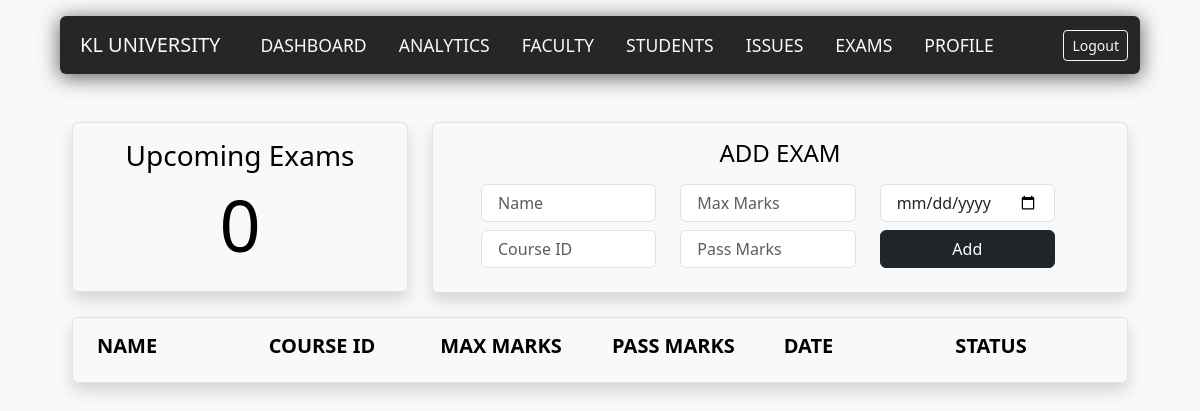
Before: /admin-exams (signed in) with the older database file.
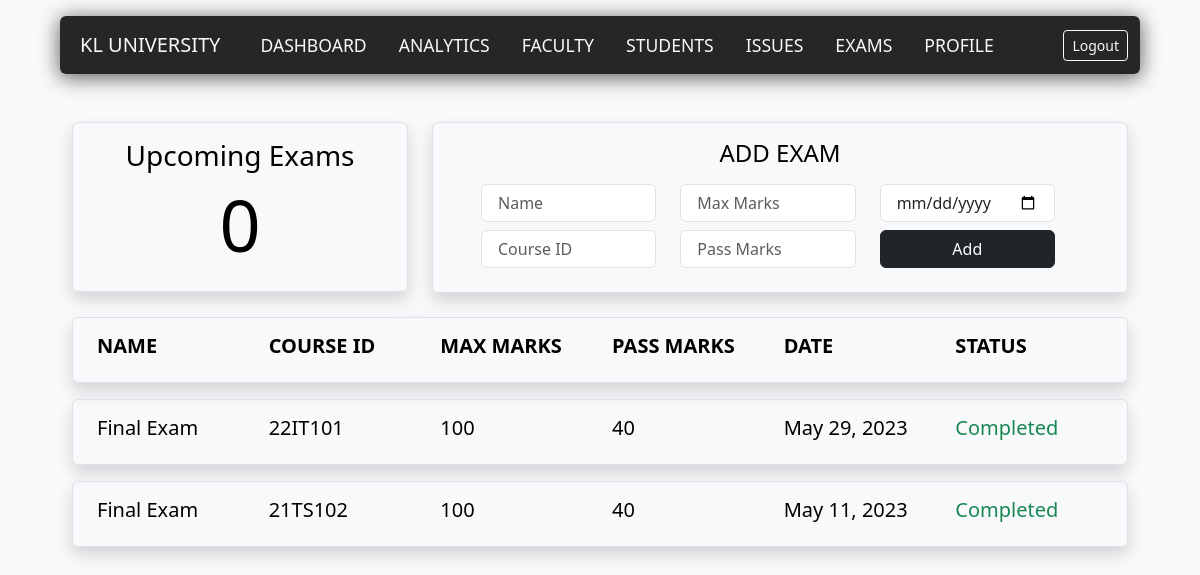
After: the same page with the newer database file.
### analytics/models.py (models this page shows)
class Exam(models.Model):
    admin_username = models.fields.CharField(max_length=50)
    name = models.CharField(max_length=100)
    course_id = models.fields.CharField(max_length=50)
    max_marks = models.IntegerField()
    pass_marks = models.IntegerField()
    date =  models.DateField()

### analytics/views.py (the view)
# urls.py: path('admin-exams',analyticsviews.admin_exams,name="admin-exams"),
def admin_exams(request):
    if request.method=='POST':
        data = request.POST
        newExam = Exam()
        newExam.admin_username = request.session['username']
        newExam.name = data['name']
        newExam.course_id = data['course_id']
        newExam.max_marks = data['max_marks']
        newExam.pass_marks = data['pass_marks']
        newExam.date = data['date']
        try:
            if str(newExam.date) < str(datetime.today())[:10]:
                raise Exception("Invalid Deadline")
            if request.session['username'] == "guestadmin":
                raise Exception("!Modification Of Guest Account Is Not Supported")
            newExam.save()
            examList = Exam.objects.filter(admin_username=request.session['username'])
            upcomingExamCount=0
            for exam in examList:
                if str(exam.date) < str(datetime.today())[:10]:
                    exam.status = "Completed"
                else:
                    exam.status = "Upcoming"
                    upcomingExamCount+=1
            examList = sorted(examList,key = lambda exam: exam.date,reverse=True)
            return render(request,'analytics/admin_exams.html',{"uni_name" : request.session['uni_name'],'examList' : examList,'upcomingExamCount':upcomingExamCount,'success':"Exam Added Successfully"})
        except Exception as e:
            e = str(e)
            error = "Something Went Wrong"
            if "Invalid Deadline" in e:
                error = "Invalid Deadline"
            if e[0] == '!':
                error = e[1:]
            examList = Exam.objects.filter(admin_username=request.session['username'])
            upcomingExamCount = 0
            for exam in examList:
                if str(exam.date) < str(datetime.today())[:10]:
                    exam.status = "Completed"
                else:
                    exam.status = "Upcoming"
                    upcomingExamCount+=1
            examList = sorted(examList,key = lambda exam: exam.date,reverse=True)
            return render(request,'analytics/admin_exams.html',{"uni_name" : request.session['uni_name'],'examList' : examList,'error':error,'upcomingExamCount':upcomingExamCount})
    elif request.session.has_key('user') and request.session['user'] == 'admin':
        examList = Exam.objects.filter(admin_username=request.session['username'])
        upcomingExamCount = 0
        for exam in examList:
            if str(exam.date) < str(datetime.today())[:10]:
                exam.status = "Completed"
            else:
                exam.status = "Upcoming"
                upcomingExamCount+=1
        examList = sorted(examList,key = lambda exam: exam.date,reverse=True)
        return render(request,'analytics/admin_exams.html',{"uni_name" : request.session['uni_name'],'examList' : examList,'upcomingExamCount':upcomingExamCount})
    else :
        return redirect('/login')

### analytics/templates/analytics/admin_exams.html (shortened to what this page needs)
{%extends "dash_base.html"%}
{%block content%}
<div class=" navbox container rounded mt-3">
<nav class="navbar navbar-expand-lg row">
  <div class="container-fluid">
    <a class="navbar-brand text-light col text-uppercase display-5 p-2" href="">{{uni_name}}</a>
    <div class="collapse navbar-collapse" id="navbarNavDropdown">
      <ul class="navbar-nav col">
        <li class="nav-item px-2">
          <a class="nav-link text-light text-uppercase"  href="/dashboard">Dashboard</a>
        </li>
        <li class="nav-item px-2">
          <a class="nav-link text-light text-uppercase" href="{% url 'admin-analytics' %}">Analytics</a>
        </li>
        <li class="nav-item px-2">
          <a class="nav-link text-light text-uppercase" href="{% url 'faculty' %}">Faculty</a>
        </li>
        <li class="nav-item px-2">
          <a class="nav-link text-light text-uppercase" href="{% url 'students' %}">Students</a>
        </li>
        <li class="nav-item px-2">
          <a class="nav-link text-light text-uppercase" href="{% url 'issues' %}">Issues</a>
        </li>
        <li class="nav-item px-2">
          <a class="nav-link text-light text-uppercase" href="{% url 'admin-exams' %}">Exams</a>
        </li>
        <li class="nav-item px-2">
            <a class="nav-link text-light text-uppercase" href="{% url 'admin-profile' %}">Profile</a>
        </li>
      </ul>
      <a class="btn btn-outline-light btn-sm " href="{%url 'logout'%}">
        Logout
      </a>
    </div>
  </div>
</nav>
</div>
<form action = "" method = "POST">
<div class="container mt-5">
    <div class="row ">
      <div class="col-4">
       <div class="p-3 border rounded shadow text-center">
        <div class=" row ">
          <h3 class="col fw-light">Upcoming Exams</h3>
        </div>
        <div class="row ">
          <h1 class=" col display-2">{{upcomingExamCount}}</h1>
        </div>
       </div>
      </div>
      <div class="col">
        <div class="px-5 border rounded shadow  ">
          <div class="row my-3 ">
            <h4 class="fw-light text-center text-uppercase">Add Exam</h4>
            <div class="row auto">
           <div class="col-4 mt-2 mb-2">
            <input class="form-control px-3 mb-2" type="text" placeholder="Name" name = "name"></input>
            <input class="form-control px-3" type="text" placeholder="Course ID" name = "course_id"></input>
           </div>
           <div class="col-4 mt-2">
            <input class="form-control px-3 mb-2" type="text" placeholder="Max Marks" name = "max_marks"></input>
            <input class="form-control   px-3" type="text" placeholder="Pass Marks" name = "pass_marks"></input>
           </div>
           <div class="col-4 mt-2">
            <input class="form-control px-3 mb-2" type="date" name = "date"></input>
            <button class="col-12 btn btn-dark " type="submit"> Add </button>
           </div>
        </div>
          </div>
        </div>
      </div>
    </div>
  </div>
  </form>
  <div class="container mt-4 mb-1">
    <div class="border rounded shadow px-4 py-3">
      <div class="row">
          <h5 class="col fw-bold text-uppercase"> Name</h5>
          <h5 class="col fw-bold text-uppercase"> Course ID</h5>
          <h5 class="col fw-bold text-uppercase"> Max Marks</h5>
          <h5 class="col fw-bold text-uppercase"> Pass Marks</h5>
          <h5 class="col fw-bold text-uppercase"> Date</h5>
          <h5 class="col fw-bold text-uppercase"> Status</h5>
      </div>
    </div>
  </div>
{%for exam in examList%}
<div class="container mt-3 mb-3">
  <div class="border rounded shadow px-4 py-3">
    <div class="row">
        <h5 class="col fw-light"> {{exam.name}}</h5>
        <h5 class="col fw-light"> {{exam.course_id}}</h5>
        <h5 class="col fw-light"> {{exam.max_marks}}</h5>
        <h5 class="col fw-light"> {{exam.pass_marks}}</h5>
        <h5 class="col fw-light"> {{exam.date}}</h5>
        {%if exam.status == "Upcoming"%}
        <h5 class="col fw-light text-primary"> {{exam.status}}</h5>
        {%else%}
        <h5 class="col fw-light text-success"> {{exam.status}}</h5>
        {%endif%}
    </div>
  </div>
</div>
{%endfor%}
{%endblock%}

### static/templates/dash_base.html (shortened to what this page needs)
{% load static %}
<!DOCTYPE html>
<html lang="en">
<head>
    <link href="https://cdn.jsdelivr.net/npm/bootstrap@5.3.0-alpha1/dist/css/bootstrap.min.css" rel="stylesheet">
    {% load static %}
    <link rel="stylesheet" href="{% static 'css/dashboard.css' %}">
</head>
<body class="text-bg-light">
{% block content%}
{%endblock%}
</body>
</html>

### static/css/dashboard.css (style rules this page uses)
.container { width: 90%; }
.navbox { background-color: #000000d8; box-shadow: 0px 3px 20px 1px rgba(0, 0, 0, 0.604); }
.navbar .navbar-nav .nav-link { color: #FFFFFF; font-size: 1.1em; }
.navbar .navbar-nav .nav-item { position: relative; }
.navbar .navbar-nav .nav-item::after { position: absolute; bottom: 0; left: 0; right: 0; margin: auto; background-color: #FFFFFF; width: 0%; content: ""; height: 4px; transition: all 0.5s; }

Changed rows visible on the page:
added Exam: name "Final Exam", course_id "22IT101", max_marks "100", pass_marks "40", date "May 29, 2023", status "Completed"
added Exam: name "Final Exam", course_id "21TS102", max_marks "100", pass_marks "40", date "May 11, 2023", status "Completed"
